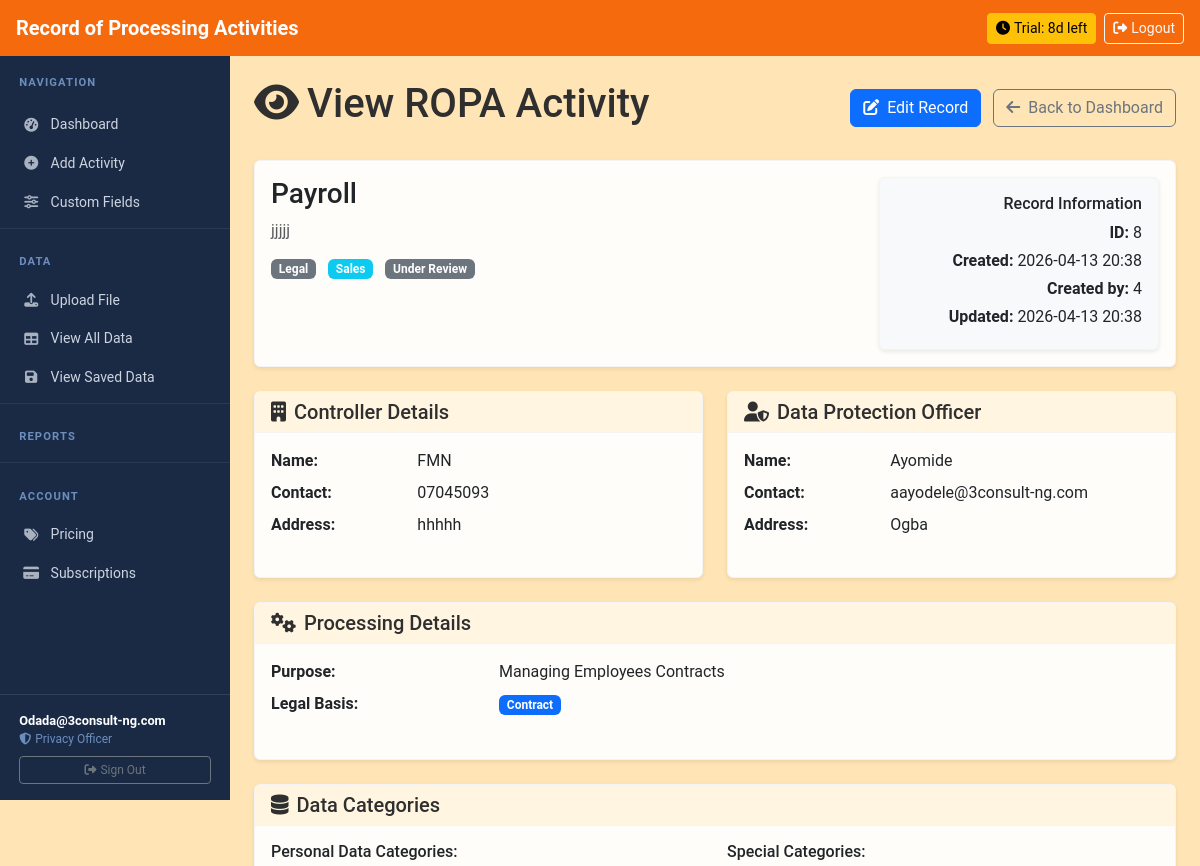
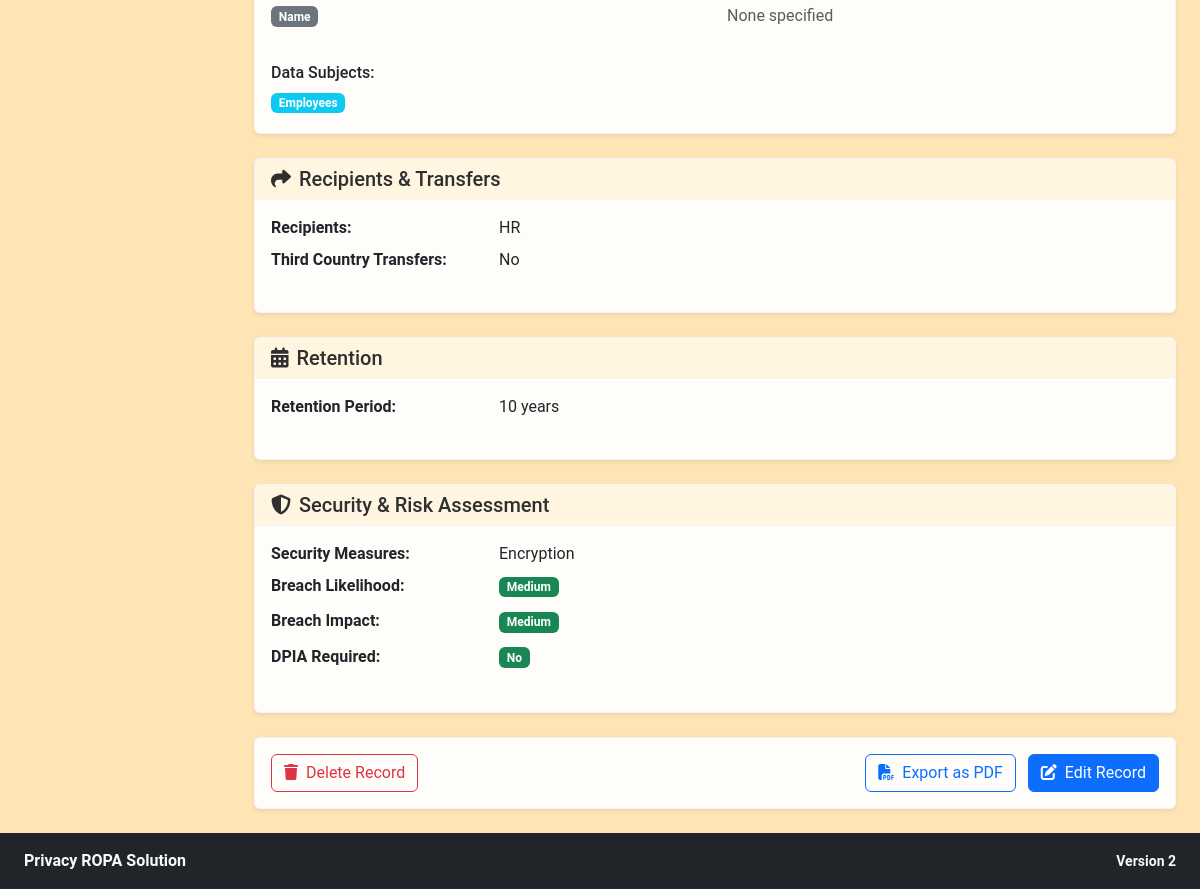
The app's page /ropa/8 (signed in), older data (2 pictures, top to bottom).
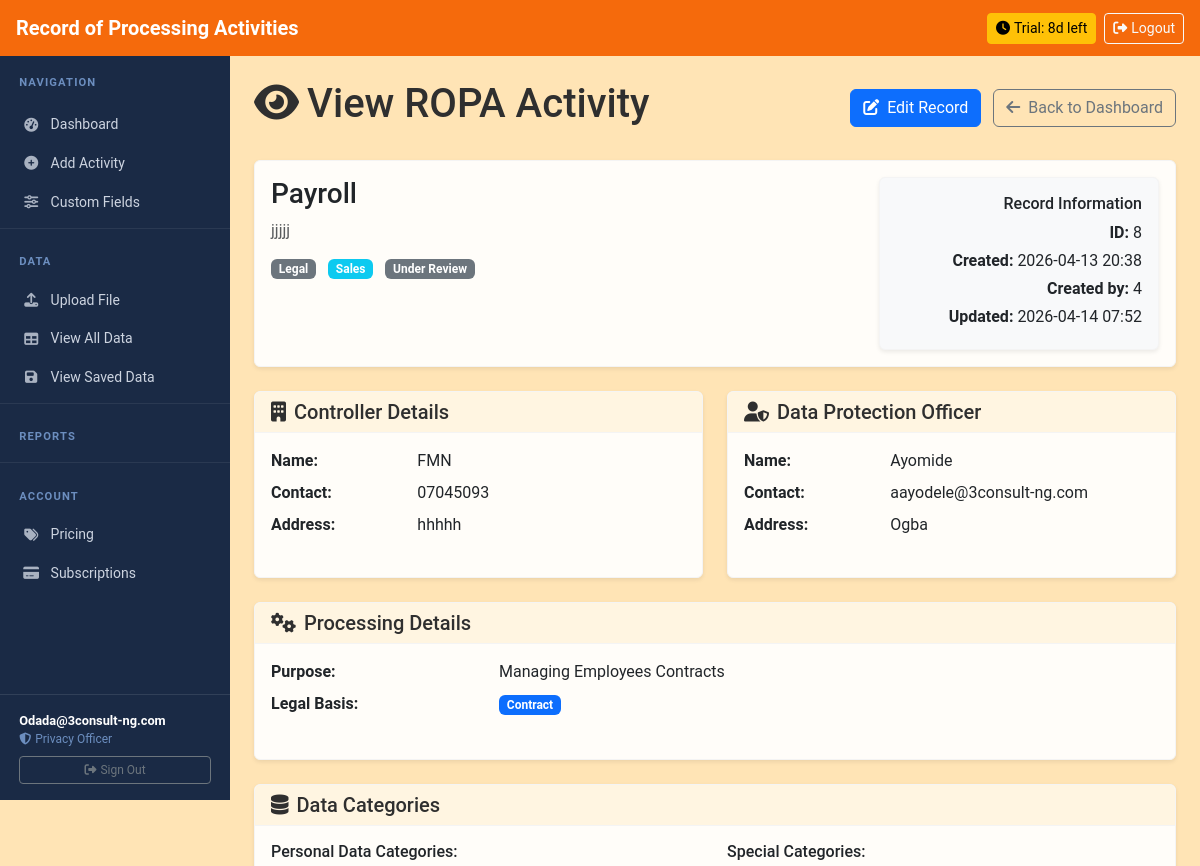
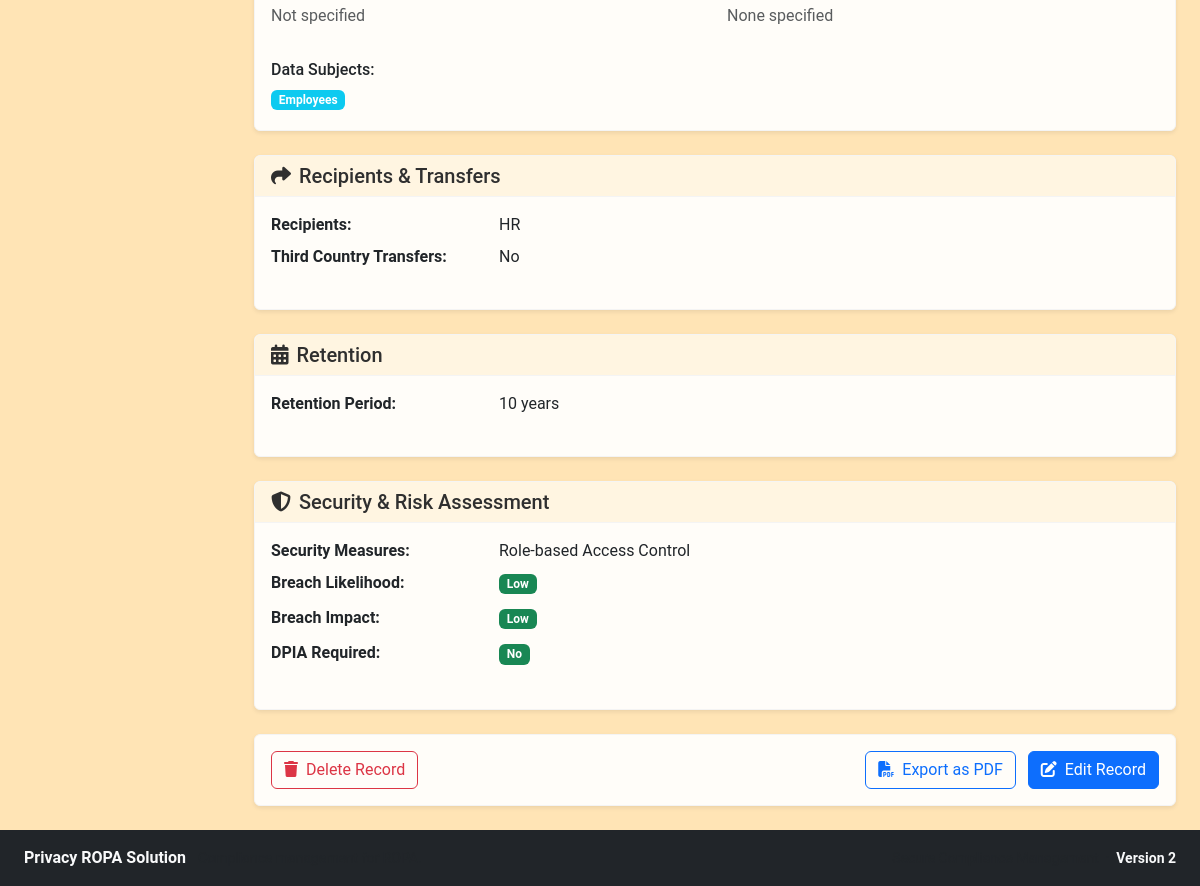
The same page, newer data (2 pictures, top to bottom).
### models.py (models this page shows)
class ROPARecord(db.Model):
    __tablename__ = 'ropa_records'
    __table_args__ = {'extend_existing': True}
    id = db.Column(Integer, primary_key=True)
    processing_activity_name = db.Column(String(200), nullable=False)
    category = db.Column(String(100))
    description = db.Column(Text)
    department_function = db.Column(String(100))
    controller_name = db.Column(String(200))
    controller_contact = db.Column(String(200))
    controller_address = db.Column(Text)
    dpo_name = db.Column(String(200))
    dpo_contact = db.Column(String(200))
    dpo_address = db.Column(Text)
    processor_name = db.Column(String(200))
    processor_contact = db.Column(String(200))
    processor_address = db.Column(Text)
    representative_name = db.Column(String(200))
    representative_contact = db.Column(String(200))
    representative_address = db.Column(Text)
    processing_purpose = db.Column(Text)
    legal_basis = db.Column(String(200))
    legitimate_interests = db.Column(Text)
    data_categories = db.Column(Text)
    special_categories = db.Column(Text)
    data_subjects = db.Column(Text)
    recipients = db.Column(Text)
    third_country_transfers = db.Column(Text)
    safeguards = db.Column(Text)
    retention_period = db.Column(String(100))
    deletion_procedures = db.Column(Text)
    security_measures = db.Column(Text)
    breach_likelihood = db.Column(String(50))
    breach_impact = db.Column(String(50))
    risk_level = db.Column(String(50))
    dpia_required = db.Column(Boolean, default=False)
    dpia_outcome = db.Column(Text)
    entity_type = db.Column(String(50), default='Controller')
    status = db.Column(String(50), default='Draft')
    created_by = db.Column(Integer, db.ForeignKey('users.id'), nullable=False)
    created_at = db.Column(DateTime, default=datetime.utcnow)
    updated_at = db.Column(DateTime, default=datetime.utcnow, onupdate=datetime.utcnow)
    reviewed_by = db.Column(Integer, db.ForeignKey('users.id'))
    reviewed_at = db.Column(DateTime)
    review_comments = db.Column(Text)

### app.py (the view)
@app.route('/ropa/<int:id>')
@login_required
def view_ropa(id):
    record = models.ROPARecord.query.get_or_404(id)
    if current_user.role == 'Privacy Champion' and record.created_by != current_user.id:
        abort(403)
    from custom_tab_automation import get_approved_custom_fields_by_category
    from custom_tab_automation import get_custom_data_for_record
    try:
        custom_fields = get_approved_custom_fields_by_category()
        custom_data = get_custom_data_for_record(record.id)
    except:
        custom_fields = {}
        custom_data = {}
    return render_template('ropa_view.html', record=record, custom_fields=custom_fields, custom_data=custom_data)

### app.py (called while the page is built, shortened)
@login_manager.user_loader
def load_user(user_id):
    return models.User.query.get(int(user_id))

def is_superadmin_user(user):
    if SUPERADMIN_EMAIL and user.email == SUPERADMIN_EMAIL:
        return True
    return user.id == 1

@app.context_processor
def inject_subscription():
    if current_user.is_authenticated:
        tier = get_user_effective_tier(current_user)
        config = get_tier_config(tier)
        trial_days = get_trial_days_remaining(current_user)
        unread_notifications = 0
        return dict(
            sub_tier=tier,
            sub_config=config,
            sub_trial_days=trial_days,
            unread_notifications=unread_notifications,
            now_date=datetime.utcnow(),
            is_superadmin=is_superadmin_user(current_user),
        )
    return dict(sub_tier=None, sub_config={}, sub_trial_days=None, unread_notifications=0, now_date=datetime.utcnow(), is_superadmin=False)

### subscription.py (called while the page is built, shortened)
def get_tier_config(tier):
    return TIER_CONFIG.get(tier, TIER_CONFIG['trial'])

### templates/ropa_view.html (shortened to what the changed rows need)
{% extends "base.html" %}
{% block content %}
<div class="d-flex justify-content-between align-items-center mb-4">
    <h1><i class="fas fa-eye me-2"></i>View ROPA Activity</h1>
</div>
<div class="card mb-4">
    <div class="card-body">
        <div class="row">
            <div class="col-md-8">
                <h3 class="mb-2">{{ record.processing_activity_name }}</h3>
                <p class="text-muted mb-3">{{ record.description or 'No description provided' }}</p>
                <div class="d-flex flex-wrap gap-2">
                    {% if record.category %}
                    <span class="badge bg-secondary">{{ record.category }}</span>
                    {% endif %}
                    {% if record.department_function %}
                    <span class="badge bg-info">{{ record.department_function }}</span>
                    {% endif %}
                    <span class="badge bg-{% if record.status == 'Approved' %}success{% elif record.status == 'Pending Review' %}warning{% elif record.status == 'Rejected' %}danger{% else %}secondary{% endif %}">
                        {{ record.status }}
                    </span>
                </div>
            </div>
            <div class="col-md-4 text-md-end">
                <div class="card bg-light">
                    <div class="card-body">
                        <h6 class="card-title">Record Information</h6>
                        <p class="card-text mb-1"><strong>ID:</strong> {{ record.id }}</p>
                        <p class="card-text mb-1"><strong>Created:</strong> {{ record.created_at.strftime('%Y-%m-%d %H:%M') if record.created_at else 'N/A' }}</p>
                        <p class="card-text mb-1"><strong>Created by:</strong> {{ record.created_by }}</p>
                        {% if record.updated_at %}
                        <p class="card-text mb-1"><strong>Updated:</strong> {{ record.updated_at.strftime('%Y-%m-%d %H:%M') }}</p>
                        {% endif %}
                    </div>
                </div>
            </div>
        </div>
    </div>
</div>
<div class="row">
    <div class="col-md-6 mb-4">
        <div class="card h-100">
            <div class="card-body">
                <dl class="row">
                    <dt class="col-sm-4">Name:</dt>
                    <dd class="col-sm-8">{{ record.controller_name or 'Not specified' }}</dd>
                    <dt class="col-sm-4">Contact:</dt>
                    <dd class="col-sm-8">{{ record.controller_contact or 'Not specified' }}</dd>
                    <dt class="col-sm-4">Address:</dt>
                    <dd class="col-sm-8">{{ record.controller_address or 'Not specified' }}</dd>
                </dl>
            </div>
        </div>
    </div>
    <div class="col-md-6 mb-4">
        <div class="card h-100">
            <div class="card-body">
                <dl class="row">
                    <dt class="col-sm-4">Name:</dt>
                    <dd class="col-sm-8">{{ record.dpo_name or 'Not specified' }}</dd>
                    <dt class="col-sm-4">Contact:</dt>
                    <dd class="col-sm-8">{{ record.dpo_contact or 'Not specified' }}</dd>
                    <dt class="col-sm-4">Address:</dt>
                    <dd class="col-sm-8">{{ record.dpo_address or 'Not specified' }}</dd>
                </dl>
            </div>
        </div>
    </div>
</div>
<div class="card mb-4">
    <div class="card-body">
        <dl class="row">
            <dt class="col-sm-3">Purpose:</dt>
            <dd class="col-sm-9">{{ record.processing_purpose or 'Not specified' }}</dd>
            <dt class="col-sm-3">Legal Basis:</dt>
            <dd class="col-sm-9">
                <span class="badge bg-primary">{{ record.legal_basis or 'Not specified' }}</span>
            </dd>
        </dl>
    </div>
</div>
<div class="card mb-4">
    <div class="card-body">
        <div class="row">
            <div class="col-md-6 mb-3">
                <h6>Personal Data Categories:</h6>
                {% if record.data_categories %}
                    {% for category in record.data_categories.split(', ') %}
                        <span class="badge bg-secondary me-1 mb-1">{{ category }}</span>
                    {% endfor %}
                {% else %}
                    <span class="text-muted">Not specified</span>
                {% endif %}
            </div>
        </div>
        <div class="mt-3">
            <h6>Data Subjects:</h6>
            {% if record.data_subjects %}
                {% for subject in record.data_subjects.split(', ') %}
                    <span class="badge bg-info me-1 mb-1">{{ subject }}</span>
                {% endfor %}
            {% else %}
                <span class="text-muted">Not specified</span>
            {% endif %}
        </div>
    </div>
</div>
<div class="card mb-4">
    <div class="card-body">
        <dl class="row">
            <dt class="col-sm-3">Recipients:</dt>
            <dd class="col-sm-9">{{ record.recipients or 'Not specified' }}</dd>
            {% if record.third_country_transfers %}
            <dt class="col-sm-3">Third Country Transfers:</dt>
            <dd class="col-sm-9">{{ record.third_country_transfers }}</dd>
            {% endif %}
        </dl>
    </div>
</div>
<div class="card mb-4">
    <div class="card-body">
        <dl class="row">
            <dt class="col-sm-3">Retention Period:</dt>
            <dd class="col-sm-9">{{ record.retention_period or 'Not specified' }}</dd>
        </dl>
    </div>
</div>
<div class="card mb-4">
    <div class="card-body">
        <dl class="row">
            <dt class="col-sm-3">Security Measures:</dt>
            <dd class="col-sm-9">{{ record.security_measures or 'Not specified' }}</dd>
            <dt class="col-sm-3">Breach Likelihood:</dt>
            <dd class="col-sm-9">
                <span class="badge bg-{% if record.breach_likelihood == 'High' %}danger{% elif record.breach_likelihood == 'Medium' %}warning{% else %}success{% endif %}">
                    {{ record.breach_likelihood or 'Medium' }}
                </span>
            </dd>
            <dt class="col-sm-3">Breach Impact:</dt>
            <dd class="col-sm-9">
                <span class="badge bg-{% if record.breach_impact == 'High' %}danger{% elif record.breach_impact == 'Medium' %}warning{% else %}success{% endif %}">
                    {{ record.breach_impact or 'Medium' }}
                </span>
            </dd>
            <dt class="col-sm-3">DPIA Required:</dt>
            <dd class="col-sm-9">
                <span class="badge bg-{% if record.dpia_required == 'Yes' %}danger{% elif record.dpia_required == 'Consider' %}warning{% else %}success{% endif %}">
                    {{ record.dpia_required or 'No' }}
                </span>
            </dd>
        </dl>
    </div>
</div>
{% endblock %}

Row changes from the older to the newer data that the page shows:
no longer on one of the page's lists (row edited): ROPARecord: data_categories "Name"
changed ROPARecord "Employees": updated_at "2026-04-13 20:38" → "2026-04-14 07:52"; data_categories "Name" → empty (drawn); security_measures "Encryption" → "Role-based Access Control"; breach_likelihood "Medium" → "Low"; breach_impact "Medium" → "Low"
Text that changed along with them:
text now shown: "Not specified"
